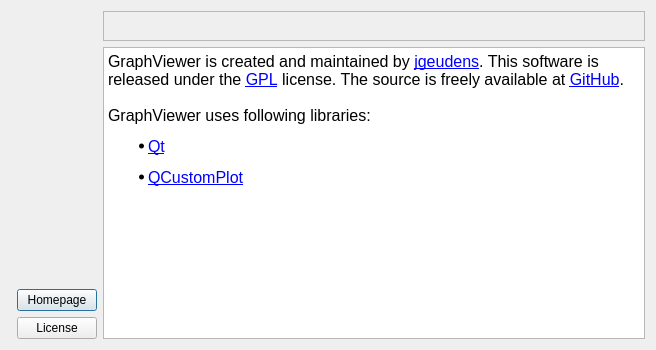
<?xml version="1.0" encoding="UTF-8"?>
<ui version="4.0">
 <class>AboutDialog</class>
 <widget class="QDialog" name="AboutDialog">
  <property name="geometry">
   <rect>
    <x>0</x>
    <y>0</y>
    <width>656</width>
    <height>350</height>
   </rect>
  </property>
  <property name="minimumSize">
   <size>
    <width>500</width>
    <height>350</height>
   </size>
  </property>
  <property name="windowTitle">
   <string>About</string>
  </property>
  <property name="modal">
   <bool>true</bool>
  </property>
  <layout class="QHBoxLayout" name="horizontalLayout_2">
   <item>
    <layout class="QGridLayout" name="gridLayout">
     <item row="4" column="2">
      <layout class="QHBoxLayout" name="horizontalLayout">
       <item>
        <layout class="QVBoxLayout" name="verticalLayout">
         <item>
          <spacer name="verticalSpacer">
           <property name="orientation">
            <enum>Qt::Vertical</enum>
           </property>
           <property name="sizeHint" stdset="0">
            <size>
             <width>20</width>
             <height>40</height>
            </size>
           </property>
          </spacer>
         </item>
         <item>
          <widget class="QPushButton" name="btnHomepage">
           <property name="text">
            <string>Homepage</string>
           </property>
          </widget>
         </item>
         <item>
          <widget class="QPushButton" name="btnLicense">
           <property name="text">
            <string>License</string>
           </property>
          </widget>
         </item>
        </layout>
       </item>
      </layout>
     </item>
     <item row="1" column="1" colspan="2">
      <widget class="QLabel" name="label">
       <property name="text">
        <string/>
       </property>
       <property name="pixmap">
        <pixmap resource="../../resources/resource.qrc">:/about_images/about_images/icon_128x128.png</pixmap>
       </property>
       <property name="margin">
        <number>32</number>
       </property>
      </widget>
     </item>
     <item row="2" column="1" colspan="2">
      <widget class="QLabel" name="lblVersion">
       <property name="font">
        <font>
         <pointsize>12</pointsize>
         <weight>75</weight>
         <bold>true</bold>
        </font>
       </property>
       <property name="text">
        <string/>
       </property>
       <property name="alignment">
        <set>Qt::AlignCenter</set>
       </property>
      </widget>
     </item>
     <item row="3" column="1" colspan="2">
      <widget class="QLabel" name="lblDebug">
       <property name="font">
        <font>
         <pointsize>10</pointsize>
        </font>
       </property>
       <property name="text">
        <string/>
       </property>
       <property name="alignment">
        <set>Qt::AlignCenter</set>
       </property>
      </widget>
     </item>
    </layout>
   </item>
   <item>
    <layout class="QVBoxLayout" name="verticalLayout_2">
     <item>
      <widget class="QLabel" name="lblUpdate">
       <property name="sizePolicy">
        <sizepolicy hsizetype="Preferred" vsizetype="Preferred">
         <horstretch>0</horstretch>
         <verstretch>0</verstretch>
        </sizepolicy>
       </property>
       <property name="font">
        <font>
         <weight>75</weight>
         <bold>true</bold>
        </font>
       </property>
       <property name="frameShape">
        <enum>QFrame::StyledPanel</enum>
       </property>
       <property name="text">
        <string>&lt;html&gt;&lt;head/&gt;&lt;body&gt;&lt;p&gt;&lt;br/&gt;&lt;/p&gt;&lt;/body&gt;&lt;/html&gt;</string>
       </property>
       <property name="textFormat">
        <enum>Qt::RichText</enum>
       </property>
       <property name="wordWrap">
        <bool>true</bool>
       </property>
       <property name="margin">
        <number>4</number>
       </property>
       <property name="openExternalLinks">
        <bool>true</bool>
       </property>
      </widget>
     </item>
     <item>
      <widget class="QTextBrowser" name="textAbout">
       <property name="sizePolicy">
        <sizepolicy hsizetype="Expanding" vsizetype="Expanding">
         <horstretch>0</horstretch>
         <verstretch>0</verstretch>
        </sizepolicy>
       </property>
       <property name="readOnly">
        <bool>true</bool>
       </property>
       <property name="html">
        <string>&lt;!DOCTYPE HTML PUBLIC &quot;-//W3C//DTD HTML 4.0//EN&quot; &quot;http://www.w3.org/TR/REC-html40/strict.dtd&quot;&gt;
&lt;html&gt;&lt;head&gt;&lt;meta name=&quot;qrichtext&quot; content=&quot;1&quot; /&gt;&lt;style type=&quot;text/css&quot;&gt;
p, li { white-space: pre-wrap; }
&lt;/style&gt;&lt;/head&gt;&lt;body style=&quot; font-family:'Ubuntu'; font-size:11pt; font-weight:400; font-style:normal;&quot;&gt;
&lt;p style=&quot; margin-top:12px; margin-bottom:12px; margin-left:0px; margin-right:0px; -qt-block-indent:0; text-indent:0px;&quot;&gt;&lt;span style=&quot; font-size:12pt;&quot;&gt;GraphViewer is created and maintained by &lt;/span&gt;&lt;a href=&quot;https://github.com/jgeudens&quot;&gt;&lt;span style=&quot; font-size:12pt; text-decoration: underline; color:#0000ff;&quot;&gt;jgeudens&lt;/span&gt;&lt;/a&gt;&lt;span style=&quot; font-size:12pt;&quot;&gt;. This software is released under the &lt;/span&gt;&lt;a href=&quot;http://www.gnu.org/licenses/gpl.html#content&quot;&gt;&lt;span style=&quot; font-size:12pt; text-decoration: underline; color:#0000ff;&quot;&gt;GPL&lt;/span&gt;&lt;/a&gt;&lt;span style=&quot; font-size:12pt;&quot;&gt; license. The source is freely available at &lt;/span&gt;&lt;a href=&quot;https://github.com/jgeudens/GraphViewer&quot;&gt;&lt;span style=&quot; font-size:12pt; text-decoration: underline; color:#0000ff;&quot;&gt;GitHub&lt;/span&gt;&lt;/a&gt;&lt;span style=&quot; font-size:12pt;&quot;&gt;.&lt;br /&gt;&lt;br /&gt;GraphViewer uses following libraries:&lt;/span&gt;&lt;/p&gt;
&lt;ul style=&quot;margin-top: 0px; margin-bottom: 0px; margin-left: 0px; margin-right: 0px; -qt-list-indent: 1;&quot;&gt;&lt;li style=&quot; margin-top:12px; margin-bottom:12px; margin-left:0px; margin-right:0px; -qt-block-indent:0; text-indent:0px;&quot;&gt;&lt;a href=&quot;http://qt-project.org/&quot;&gt;&lt;span style=&quot; font-size:12pt; text-decoration: underline; color:#0000ff;&quot;&gt;Qt&lt;/span&gt;&lt;/a&gt;&lt;/li&gt;
&lt;li style=&quot; margin-top:12px; margin-bottom:12px; margin-left:0px; margin-right:0px; -qt-block-indent:0; text-indent:0px;&quot;&gt;&lt;a href=&quot;http://www.qcustomplot.com/&quot;&gt;&lt;span style=&quot; font-size:12pt; text-decoration: underline; color:#0000ff;&quot;&gt;QCustomPlot&lt;/span&gt;&lt;/a&gt;&lt;/li&gt;&lt;/ul&gt;&lt;/body&gt;&lt;/html&gt;</string>
       </property>
      </widget>
     </item>
    </layout>
   </item>
  </layout>
 </widget>
 <resources>
  <include location="../../resources/resource.qrc"/>
 </resources>
 <connections/>
</ui>
